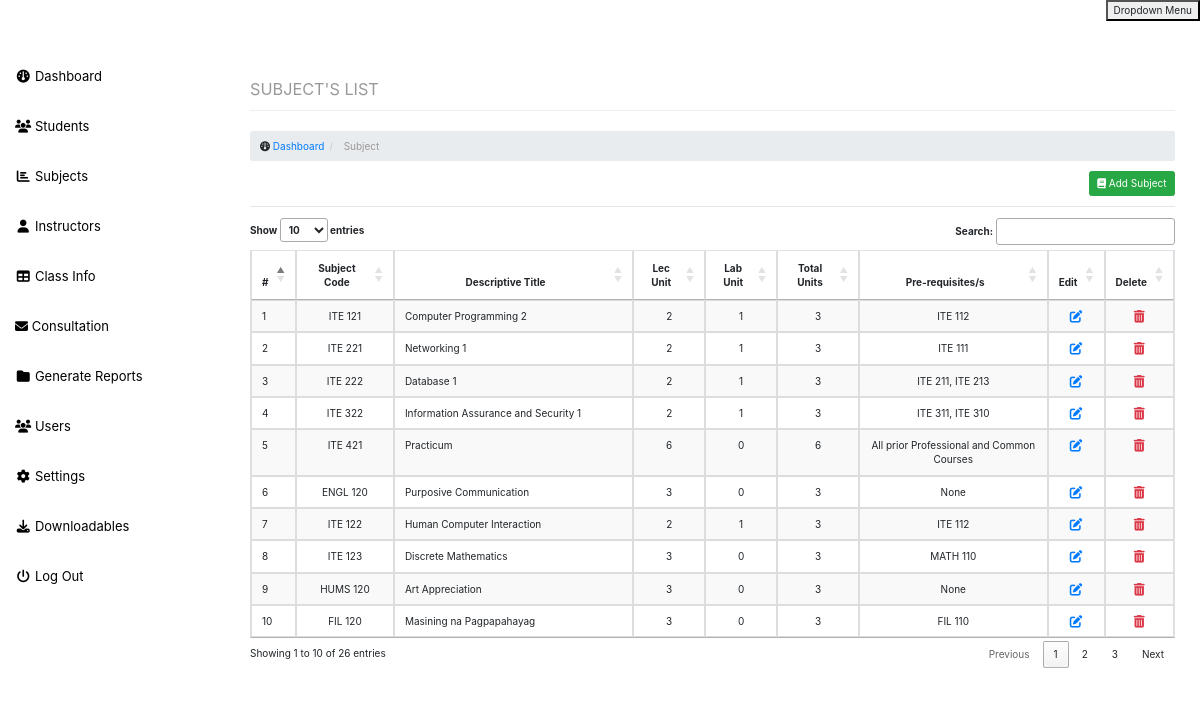
Page /admin/subject.php (signed in) on the committed database.
### tables this page shows
CREATE TABLE `subject` (
  `id` int(11) NOT NULL,
  `code` varchar(50) NOT NULL,
  `title` varchar(100) NOT NULL,
  `lecunit` varchar(10) NOT NULL,
  `labunit` varchar(10) NOT NULL,
  `totalunit` varchar(50) NOT NULL,
  `pre` varchar(50) NOT NULL,
  `semester` varchar(11) NOT NULL,
  `year` int(11) DEFAULT NULL
);

### DatabaseService.php (called while the page is built, shortened)
<?php
class DatabaseService
{
    protected $connection;
    public function __construct()
    {
        $servername = "127.0.0.1";
        $username = "u510162695_infotechMCC";
        $password = "infotechMCC2023";
        $dbname = "u510162695_infotechMCC";
        $this->connection = new PDO("mysql:host=$servername;dbname=$dbname", $username, $password);
        $this->connection->setAttribute(PDO::ATTR_ERRMODE, PDO::ERRMODE_EXCEPTION);
    }
    public function fetchRow($query)
    {
        $statement = $this->connection->prepare($query);
        $statement->execute();
        return $statement->fetch();
    }
}

### admin/data/data_model.php (called while the page is built, shortened)
<?php
class Data
{
    private $connection;
    function __construct($connection)
    {
        $this->connection = $connection;
    }
    function getsubject($search, $semester = null)
    {
        $q = "SELECT * FROM subject WHERE (code LIKE ? OR title LIKE ?)";
        if ($semester !== null) {
            $q .= " AND semester = ?";
        }
        $stmt = $this->connection->prepare($q);
        if ($semester !== null) {
            $stmt->execute(["%$search%", "%$search%", $semester]);
        } else {
            $stmt->execute(["%$search%", "%$search%"]);
        }
        return $stmt->fetchAll(PDO::FETCH_ASSOC);
    }
}
?>

### admin/subject.php (the view, shortened to what this page needs)
<?php
include('include/header.php');
include('include/sidebar.php');
include('../database.php');
include('data/data_model.php');
$data = new Data($connection);
$search = '';
include '../DatabaseService.php';
$dbService = new DatabaseService;
$activeAcademicYear = $dbService->fetchRow("SELECT * FROM ay WHERE display = 1");
if ($activeAcademicYear) {
    $academicYearActive = true;
    $semester = $activeAcademicYear['semester'];
} else {
    $academicYearActive = false;
    $semester = '';
}
$semesterMapping = [
    'First Semester' => 1,
    'Second Semester' => 2,
    'Final Semester' => 3,
];
$semesterValue = isset($semesterMapping[$semester]) ? $semesterMapping[$semester] : null;
$subjects = [];
if ($academicYearActive) {
    $subjects = $data->getsubject($search, $semesterValue);
}
?>
<div id="page-wrapper">
    <div class="container-fluid">
        <div class="row">
            <div class="col-lg-12">
                <h1 class="page-header">
                    <small>SUBJECT'S LIST</small>
                </h1>
                <ol class="breadcrumb">
                    <li>
                        <i class="fa fa-dashboard"></i> <a href="index.php">Dashboard</a>
                    </li>
                    <li class="active">
                        Subject
                    </li>
                </ol>
            </div>
        </div>
        <div class="row">
            <div class="col-lg-12">
                <div class="form-inline form-padding" style="float: right;">
                    <form action="subject.php" method="post">
                        <button type="button" class="btn btn-success" data-toggle="modal" data-target="#addsubject"><i
                                class="fa fa-book"></i> Add Subject</button>
                    </form>
                </div>
            </div>
        </div>
        <hr />
        <div class="row">
            <div class="col-lg-12">
            </div>
        </div>
        <div class="row">
            <div class="col-lg-12">
                <div class="table-responsive">
                    <table class="table table-striped table-bordered" id="subjectInformation">
                        <thead>
                            <tr>
                                <th>#</th>
                                <th class="text-center">Subject Code</th>
                                <th class="text-center">Descriptive Title</th>
                                <th class="text-center">Lec Unit</th>
                                <th class="text-center">Lab Unit</th>
                                <th class="text-center">Total Units</th>
                                <th class="text-center">Pre-requisites/s</th>
                                <th class="text-center">Edit</th>
                                <th class="text-center">Delete</th>
                            </tr>
                        </thead>
                        <tbody>
                            <?php foreach ($subjects as $number => $subject): ?>
                                <tr>
                                    <td>
                                        <?php echo $number + 1; ?>
                                    </td>
                                    <td class="text-center">
                                        <?php echo $subject['code']; ?></a>
                                    </td>
                                    <td>
                                        <?php echo $subject['title']; ?>
                                    </td>
                                    <td class="text-center">
                                        <?php echo $subject['lecunit']; ?>
                                    </td>
                                    <td class="text-center">
                                        <?php echo $subject['labunit']; ?>
                                    </td>
                                    <td class="text-center">
                                        <?php echo $subject['totalunit']; ?>
                                    </td>
                                    <td class="text-center">
                                        <?php echo $subject['pre']; ?>
                                    </td>
                                    <td class="text-center"><a href="edit.php?type=subject&id=<?php echo $subject['id'] ?>"
                                            title="Update"><i class="fa fa-edit fa-lg text-primary"></i> </a></td>
                                    <td class="text-center">
                                        <form class="delete-form" method="post">
                                            <button type="submit" name="deleteSubject" class="delete-button" title="Remove"
                                                onclick="return confirm('Are you sure you want to delete this subject?');">
                                            </button>
                                        </form>
                                    </td>
                                </tr>
                            <?php endforeach; ?>
                        </tbody>
                    </table>
                </div>
            </div>
        </div>
    </div>
</div>
<?php include('include/footer.php'); ?>

### css/sb-admin.css (style rules this page uses)
body { margin-top: 100px; background-color: rgb(255, 255, 255); }
@media (min-width:768px) { body { margin-top: 50px; } }
#page-wrapper { width: 100%; padding: 0; background-color: #fff; }
@media (min-width:768px) { #page-wrapper { padding: 10px; } }

### admin/subject.php (style rules this page uses)
.delete-button { border: none; background: none; padding: 0; color: #f00; cursor: pointer; outline: none; }

### rows in the picture
subject: code "ITE 121", title "Computer Programming 2", lecunit "2", labunit "1", totalunit "3", pre "ITE 112"
subject: code "ITE 221", title "Networking 1", lecunit "2", labunit "1", totalunit "3", pre "ITE 111"
subject: code "ITE 222", title "Database 1", lecunit "2", labunit "1", totalunit "3", pre "ITE 211, ITE 213"
subject: code "ITE 322", title "Information Assurance and Security 1", lecunit "2", labunit "1", totalunit "3", pre "ITE 311, ITE 310"
subject: code "ITE 421", title "Practicum", lecunit "6", labunit "0", totalunit "6", pre "All prior Professional and Common Courses"
subject: code "ENGL 120", title "Purposive Communication", lecunit "3", labunit "0", totalunit "3", pre "None"
subject: code "ITE 122", title "Human Computer Interaction", lecunit "2", labunit "1", totalunit "3", pre "ITE 112"
subject: code "ITE 123", title "Discrete Mathematics", lecunit "3", labunit "0", totalunit "3", pre "MATH 110"
subject: code "HUMS 120", title "Art Appreciation", lecunit "3", labunit "0", totalunit "3", pre "None"
subject: code "FIL 120", title "Masining na Pagpapahayag", lecunit "3", labunit "0", totalunit "3", pre "FIL 110"
